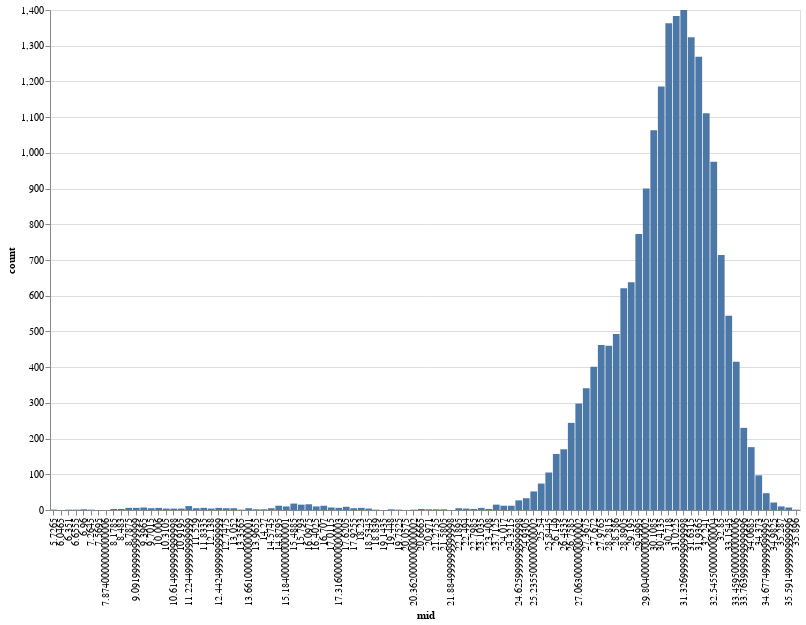

The cell this chart's notebook holds for it:
### Code cell
# create the histogram chart
alt.Chart(df_agg).mark_bar().encode(
    alt.X('mid'),
    y='count'
).properties(
    height=500,
    width=750,
)

### Figure 1 — Vega-Lite specification as saved in the notebook (floating-point values rounded to 4 significant figures)
{"config": {"view": {"continuousWidth": 400, "continuousHeight": 300}}, "data": {"name": "data-8698dda566763cc511d38e12a96e8c95"}, "mark": "bar", "encoding": {"x": {"field": "mid", "type": "nominal"}, "y": {"field": "count", "type": "quantitative"}}, "height": 500, "width": 750, "$schema": "https://vega.github.io/schema/vega-lite/v4.17.0.json", "datasets": {"data-8698dda566763cc511d38e12a96e8c95": [{"mid": 5.726, "count": 1}, {"mid": 6.046, "count": 0}, {"mid": 6.351, "count": 1}, {"mid": 6.655, "count": 1}, {"mid": 6.96, "count": 2}, {"mid": 7.264, "count": 1}, {"mid": 7.569, "count": 0}, {"mid": 7.874, "count": 0}, {"mid": 8.178, "count": 3}, {"mid": 8.483, "count": 3}, {"mid": 8.787, "count": 6}, {"mid": 9.092, "count": 6}, {"mid": 9.396, "count": 7}, {"mid": 9.701, "count": 5}, {"mid": 10.01, "count": 6}, {"mid": 10.31, "count": 4}, {"mid": 10.61, "count": 4}, {"mid": 10.92, "count": 4}, {"mid": 11.22, "count": 11}, {"mid": 11.53, "count": 5}, {"mid": 11.83, "count": 6}, {"mid": 12.14, "count": 4}, {"mid": 12.44, "count": 6}, {"mid": 12.75, "count": 5}, {"mid": 13.05, "count": 5}, {"mid": 13.36, "count": 1}, {"mid": 13.66, "count": 5}, {"mid": 13.97, "count": 2}, {"mid": 14.27, "count": 2}, {"mid": 14.57, "count": 5}, {"mid": 14.88, "count": 12}, {"mid": 15.18, "count": 10}, {"mid": 15.49, "count": 18}, {"mid": 15.79, "count": 15}, {"mid": 16.1, "count": 16}, {"mid": 16.4, "count": 10}, {"mid": 16.71, "count": 12}, {"mid": 17.01, "count": 7}, {"mid": 17.32, "count": 6}, {"mid": 17.62, "count": 9}, {"mid": 17.93, "count": 5}, {"mid": 18.23, "count": 6}, {"mid": 18.53, "count": 4}, {"mid": 18.84, "count": 1}, {"mid": 19.14, "count": 0}, {"mid": 19.45, "count": 2}, {"mid": 19.75, "count": 1}, {"mid": 20.06, "count": 0}, {"mid": 20.36, "count": 1}, {"mid": 20.67, "count": 3}, {"mid": 20.97, "count": 2}, {"mid": 21.28, "count": 2}, {"mid": 21.58, "count": 2}, {"mid": 21.88, "count": 0}, {"mid": 22.19, "count": 5}, {"mid": 22.49, "count": 4}, {"mid": 22.8, "count": 3}, {"mid": 23.1, "count": 6}, {"mid": 23.41, "count": 3}, {"mid": 23.71, "count": 15}, {"mid": 24.02, "count": 12}, {"mid": 24.32, "count": 12}, {"mid": 24.63, "count": 27}, {"mid": 24.93, "count": 33}, {"mid": 25.24, "count": 52}, {"mid": 25.54, "count": 74}, {"mid": 25.84, "count": 105}, {"mid": 26.15, "count": 157}, {"mid": 26.45, "count": 170}, {"mid": 26.76, "count": 244}, {"mid": 27.06, "count": 298}, {"mid": 27.37, "count": 341}, {"mid": 27.67, "count": 401}, {"mid": 27.98, "count": 462}, {"mid": 28.28, "count": 460}, {"mid": 28.59, "count": 493}, {"mid": 28.89, "count": 621}, {"mid": 29.2, "count": 638}, {"mid": 29.5, "count": 773}, {"mid": 29.8, "count": 900}, {"mid": 30.11, "count": 1063}, {"mid": 30.41, "count": 1186}, {"mid": 30.72, "count": 1363}, {"mid": 31.02, "count": 1383}, {"mid": 31.33, "count": 1400}, {"mid": 31.63, "count": 1324}, {"mid": 31.94, "count": 1269}, {"mid": 32.24, "count": 1111}, {"mid": 32.55, "count": 975}, {"mid": 32.85, "count": 714}, {"mid": 33.15, "count": 544}, {"mid": 33.46, "count": 415}, {"mid": 33.76, "count": 230}, {"mid": 34.07, "count": 176}, {"mid": 34.37, "count": 97}, {"mid": 34.68, "count": 47}, {"mid": 34.98, "count": 21}, {"mid": 35.29, "count": 10}, {"mid": 35.59, "count": 7}, {"mid": 35.9, "count": 1}]}}
